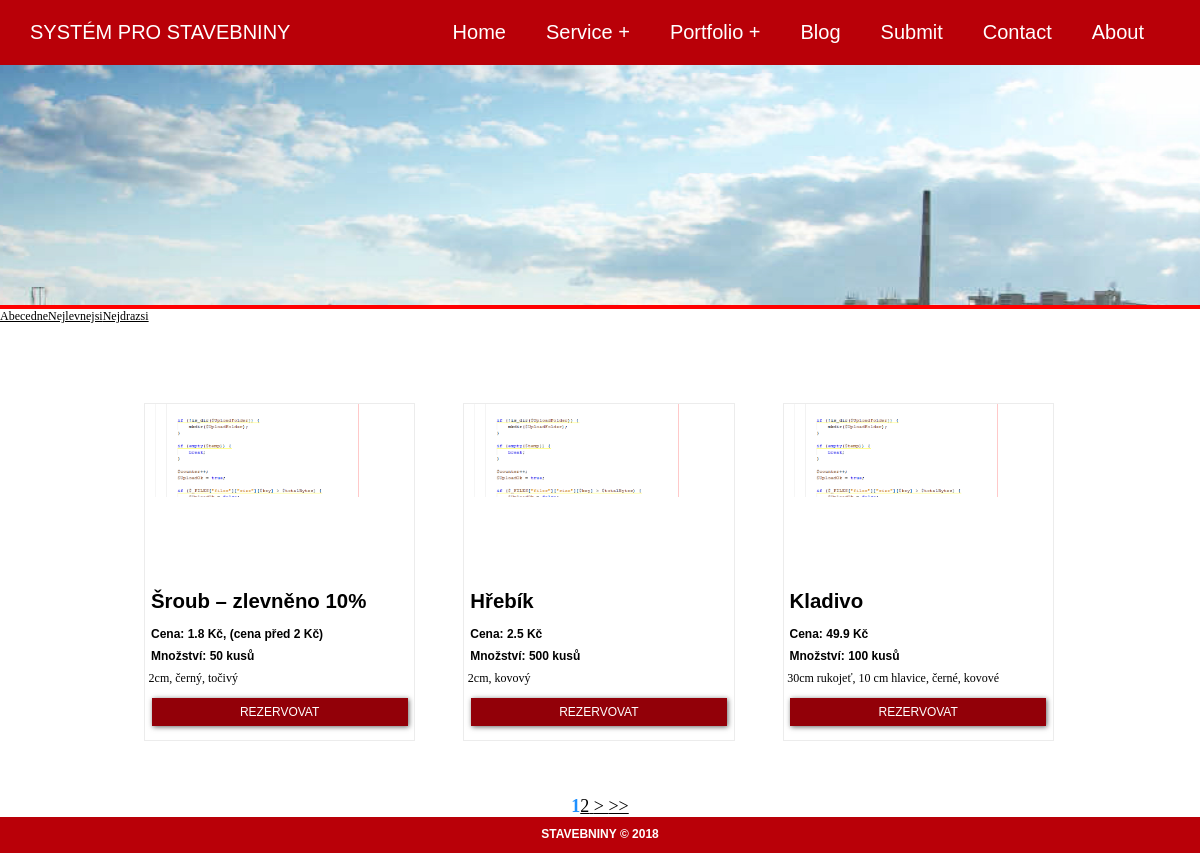
Page /zbozi.php?r=nejlevnejsi on the committed database.
### tables this page shows
CREATE TABLE `zbozi` (
  `id` int(11) NOT NULL,
  `nazev` varchar(50) NOT NULL,
  `popis` varchar(150) NOT NULL,
  `cena` float NOT NULL,
  `mnozstvi` int(11) NOT NULL,
  `sleva` int(11) NOT NULL DEFAULT '0'
);

### funkce.php (the view, shortened to what this page needs)
<?php
function spojeni() {
    $db = new mysqli("localhost", "root", "", "stavebniny");
    $db->set_charset("utf8");
    return $db;
}
function Menu(){
    $db= spojeni();
    if(isset($_SESSION["login"])) {
     $dotaz="select * from uzivatele where email='{$_SESSION["login"]}' limit 1";
     $data=mysqli_query($db,$dotaz);
     $zaznam=mysqli_fetch_array($data);
     if($zaznam["opravneni"]=="0"){include 'header_user.php';}
     else if($zaznam["opravneni"]=="1"){include 'header_admin.php';}
} else {
     include 'header.php';
}
}
function vypisZbozi(){
    $db = spojeni();
    if (isset($_GET['st'])) {
        if (!preg_match("/^[0-9]+$/", $_GET['st'])) {
            $strana = 1;
        } else {
            $strana = $_GET['st'];
        }
    } else {
        $strana = 1;
    }
    $naStranu = 3;
    $pocetStranData = "SELECT COUNT(*) FROM `zbozi`";
    $dataS = mysqli_query($db, $pocetStranData);
    $stran = mysqli_fetch_array($dataS);
    $pocet = ($strana - 1) * $naStranu;
    $pocetStran = ceil($stran[0] / $naStranu);
    if (isset($_GET['r'])) {
        if (!preg_match("/^[a-z]+$/", $_GET['r'])) {
            $razeni = "id";
            $zpusob="DESC";
        } else {
            $radit = $_GET['r'];
            if ($radit == "abecedne") {
                $razeni = "nazev";
                $zpusob="ASC";
            }elseif ($radit == "nejlevnejsi") {
                $razeni = "cena";
                $zpusob="ASC";
            }elseif($radit == "nejdrazsi"){
                $razeni = "cena";
                $zpusob="DESC";
            }
        }
    } else {
        $razeni = "id";
        $zpusob="DESC";
    }
    $sql = "SELECT * FROM zbozi ORDER BY $razeni $zpusob LIMIT $pocet, $naStranu";
    echo "<div class='cl'>";
    if ($data = $db->query($sql)) {
        if ($data->num_rows > 0) {
            while ($row = $data->fetch_assoc()) {
                echo "<div class='article'>";
                echo "<div class='foto1'>";
                $nazevSlozky = "images/obrazkyZbozi/" . $row['id'];
                if (is_dir($nazevSlozky)) {
                    $slozka = opendir($nazevSlozky);
                    for ($i = 0; $i < 1; $i++) {
                        $files = scandir($nazevSlozky);
                        $pocetSoub = count($files);
                        while ($nazevSouboru = readdir($slozka)) {
                            if ($nazevSouboru != "." && $nazevSouboru != ".." && $nazevSouboru != "nahledy" && $nazevSouboru != "thumbs.db" && $nazevSouboru != "Thumbs.db") {
                                echo "<img src='$nazevSlozky/$nazevSouboru' alt='' class='zkft'>";
                                break;
                            } else if ($pocetSoub <= 2) {
                                $odkaz = "images/1.jpg";
                                echo "<img src='$odkaz' alt='' class='zkft'>";
                                break;
                            }
                        }
                    }
                }
                echo "</div>";
                if ($row['sleva'] != 0) {
                    $text = "– zlevněno " . $row['sleva'] . "%";
                    $cenaPred = ", (cena před " . $row['cena'] . " Kč)";
                    $cena = $row['cena'] - $row['cena'] / $row['sleva'];
                } else {
                    $text = "";
                    $cena = $row['cena'];
                    $cenaPred = "";
                }
                echo" <div class='cln1'>
                                <h1 class='name'>{$row['nazev']} {$text}</h1>
                                <h1 class='name1'>Cena: {$cena} Kč{$cenaPred}</h1>
                                <h1 class='name1'>Množství: {$row['mnozstvi']} kusů</h1>";
                echo $row['popis'];
                echo"</div>";
                echo "<br><a href='xxx.php?id=$row[id]&strana=$strana' class='a'><button class='tlacitko1'>REZERVOVAT</button></a>";
                echo"</div>";
            }echo"</div>";
            echo"<div class='obalCisel'>";
            if (!isset($_GET["st"]))
                $i = 1;
            else {
                $i = $_GET['st'];
                if (!preg_match("/^[0-9]+$/", $_GET['st'])) {
                    $i = 1;
                }
            }
            echo "<b class='aktualStr'>" . $i . "</b>";
            if ($i < ($pocetStran)) {
                for ($m = 1; $m < 4; $m++) {
                    if (($i + $m) <= ceil($pocetStran)) {
                        if(isset($_GET['r'])){
                            echo "<a class='stranky' href='zbozi.php?st=" . ($i + $m) . "&r=" . ($_GET['r']) . "'>" . ($i + $m) . "</a>";
                        }else {
                             echo "<a class='stranky' href='zbozi.php?st=" . ($i + $m) . "'>" . ($i + $m) . "</a>";
                        }
                    }
                }
                if(isset($_GET['r'])){
                    echo "<a class='stranky' href='zbozi.php?st=" . ($i + 1) . "&r=" . ($_GET['r']) . "'> &gt; </a>";
                }else {
                    echo "<a class='stranky' href='zbozi.php?st=" . ($i + 1) . "'> &gt; </a>";
                }
            }
            if ($i < ceil($pocetStran)) {
                if(isset($_GET['r'])){
                    echo "<a class='stranky' href='zbozi.php?st=" . ceil($pocetStran) . "&r=" . ($_GET['r']) . "'> &gt;&gt;</a>";
                }else{
                    echo "<a class='stranky' href='zbozi.php?st=" . ceil($pocetStran) . "'> &gt;&gt;</a>";
                }
            }
            echo "</div>";
        } else
            echo "<p class='hlaska'>Omlouváme se, ale chybí nám tu zbozi.</p>";
    }
}
?>

### css/css.css (style rules this page uses)
body { width: auto; margin: 0; padding: 0; box-sizing: border-box; font-size: 1vw; }
.cl { width: 80%; margin-left: 10%; margin-top: 5vw; overflow: auto; }
.article { height: 28vw; overflow: auto; width: 28.05%; margin-left: 2.5%; margin-right: 2.5%; margin-bottom: 2%; margin-top: 2%; float: left; background-color: white; border: 0.1vw solid #ececec; }
.foto1 { width: 100%; height: 20.5vw; overflow: hidden; }
.zkft { width: 100%; }
.cln1 { height: 7vw; width: 95%; margin-top: -5vw; text-align: justify; padding-left: 0.3vw; padding-right: 0.3vw; padding-bottom: 0.7vw; }
.name { margin-top: -2vw; color:black; text-decoration: none; padding-left: 0.2vw; font-size: 1.7vw; font-family: 'Futura W04',sans-serif; }
.name1 { color:black; text-decoration: none; padding-left: 0.2vw; font-size: 1vw; font-family: 'Futura W04',sans-serif; }
.a { margin-top: 2vw; color:black; text-decoration: none; }
.tlacitko1 { margin-left: 2.5%; width: 95%; margin-bottom: 0.5vw; background-color: #920008; border: none; color: white; padding: 0.6vw 1vw; text-align: center; text-decoration: none; display: inline-block; font-size: 1vw; cursor: pointer; box-shadow: 1px 1px 5px rgba(0, 0, 0, 0.6); }

### zbozi.php (style rules this page uses)
.obalCisel { width: 100%; margin-top: 3vw; text-align: center; font-size: 1.5vw; color: black; }
a { color: black; }
.stranky { font-weight: normal; }
.aktualStr { color:dodgerblue; }

### rows in the picture
zbozi: nazev "Šroub", sleva "– zlevněno 10%", cena "1.8", cena ", (cena před 2 Kč)", mnozstvi "50", popis "2cm, černý, točivý"
zbozi: nazev "Hřebík", cena "2.5", mnozstvi "500", popis "2cm, kovový"
zbozi: nazev "Kladivo", cena "49.9", mnozstvi "100", popis "30cm rukojeť, 10 cm hlavice, černé, kovové"

### other values in the picture
$i "1"
$i + $m "2"
